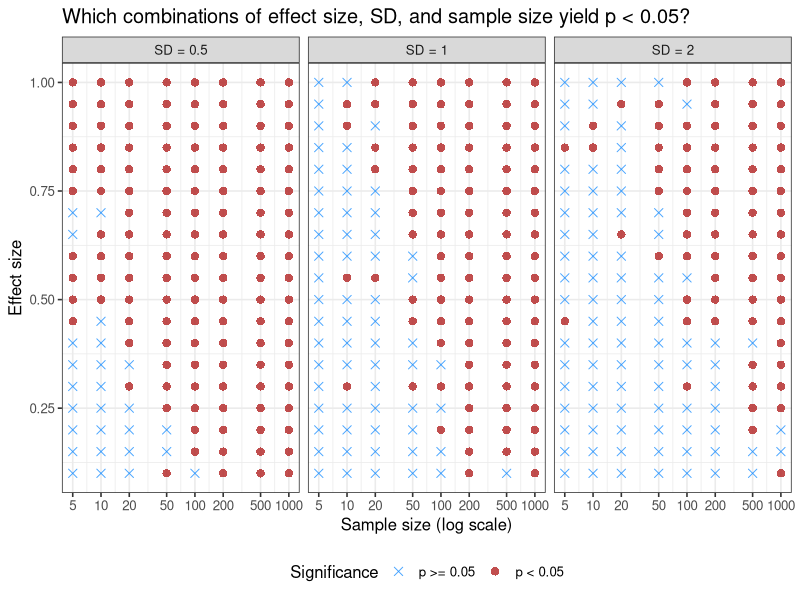
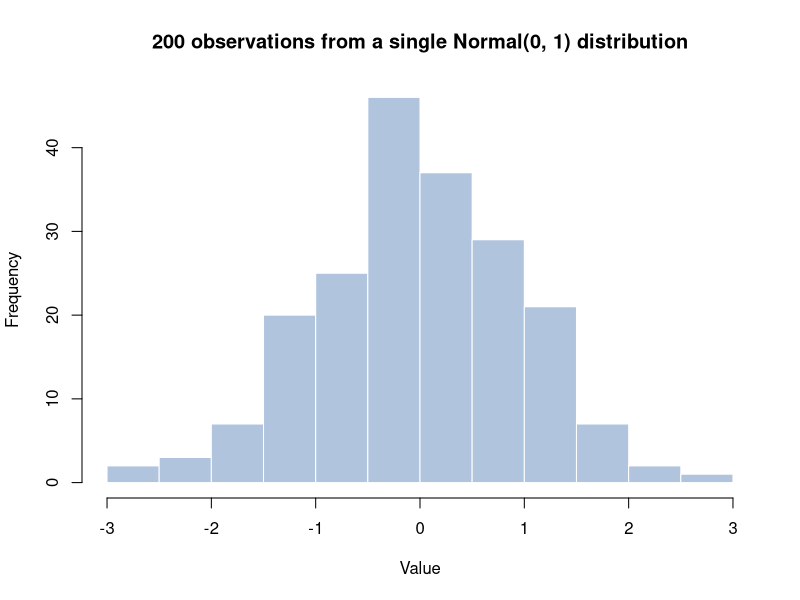
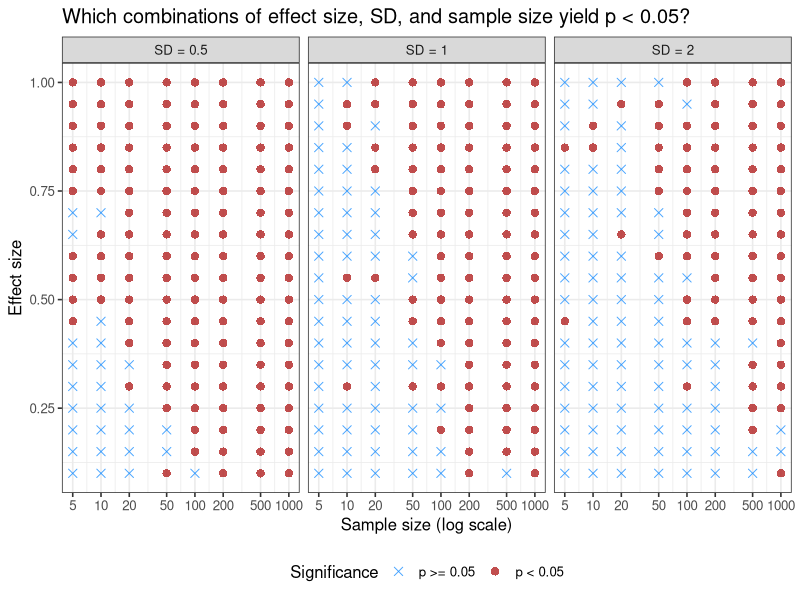

The R source for these figures, in order:
## ---- chunk 1
library(tidyverse)
## ---- chunk 2
# Nested simulation: for each combination of effect_size, std_deviation,
# and sample_size, simulate two groups and record the t-test p-value.

effect_sizes <- seq(0.1, 1, by = 0.05)
std_devs     <- c(0.5, 1, 2)
sample_sizes <- c(5, 10, 20, 50, 100, 200, 500, 1000)

n_combos     <- length(effect_sizes) * length(std_devs) * length(sample_sizes)
results_list <- vector("list", n_combos)
idx          <- 1L

for (effect_size in effect_sizes) {
  for (stddev in std_devs) {
    for (sample_size in sample_sizes) {

      group1 <- rnorm(sample_size, mean = 0,           sd = stddev)
      group2 <- rnorm(sample_size, mean = effect_size, sd = stddev)

      ttest_result <- t.test(group1, group2)

      results_list[[idx]] <- c(
        effect_size   = effect_size,
        std_deviation = stddev,
        sample_size   = sample_size,
        pvalue        = ttest_result$p.value
      )

      idx <- idx + 1L
    }
  }
}

es_sd_ss_pvalue <- as_tibble(do.call(rbind, results_list))
es_sd_ss_pvalue
## ---- chunk 3
# Add a column flagging whether p < 0.05

es_sd_ss_pvalue <- es_sd_ss_pvalue |>
  mutate(pvalue_below_thresh = pvalue < 0.05)

es_sd_ss_pvalue
## ---- chunk 4
# Three-panel plot: one panel per std_deviation value.
# x-axis: sample_size (log scale); y-axis: effect_size;
# color/shape: whether p < 0.05 (red circle) or not (blue cross).

plot_es_sd_ss_pvalue <- es_sd_ss_pvalue |>
  ggplot(aes(
    x     = sample_size,
    y     = effect_size,
    color = pvalue_below_thresh,
    shape = pvalue_below_thresh
  )) +
  geom_point(size = 2.5, alpha = 0.8) +
  scale_shape_manual(
    values = c(`FALSE` = 4, `TRUE` = 16),
    labels = c("p >= 0.05", "p < 0.05")
  ) +
  scale_color_manual(
    values = c(`FALSE` = "dodgerblue", `TRUE` = "firebrick"),
    labels = c("p >= 0.05", "p < 0.05")
  ) +
  scale_x_log10(breaks = c(5, 10, 20, 50, 100, 200, 500, 1000)) +
  facet_wrap(
    ~ std_deviation,
    nrow     = 1,
    labeller = labeller(std_deviation = \(x) paste("SD =", x))
  ) +
  labs(
    title = "Which combinations of effect size, SD, and sample size yield p < 0.05?",
    x     = "Sample size (log scale)",
    y     = "Effect size",
    color = "Significance",
    shape = "Significance"
  ) +
  theme_bw(base_size = 12) +
  theme(legend.position = "bottom")

plot_es_sd_ss_pvalue

ggsave(
  filename = "effectsize_variance_samplesize_pvalue.pdf",
  plot     = plot_es_sd_ss_pvalue,
  width    = 12,
  height   = 5
)
## ---- chunk 5
# Generate a null dataset: 200 observations from a single Normal(0, 1) distribution

set.seed(42)
data <- rnorm(200)

hist(data,
     breaks = 20,
     col    = "lightsteelblue",
     border = "white",
     xlab   = "Value",
     main   = "200 observations from a single Normal(0, 1) distribution")
## ---- chunk 6
# Initialise counters

attempts <- 0
pvalue   <- 1
## ---- chunk 7
# Keep splitting the data randomly into two groups until p < 0.05

all_indices <- seq_along(data)

while (pvalue > 0.05) {
  attempts <- attempts + 1

  case_indices    <- sample(all_indices, size = 100, replace = FALSE)
  control_indices <- setdiff(all_indices, case_indices)

  cases    <- data[case_indices]
  controls <- data[control_indices]

  pvalue <- t.test(cases, controls)$p.value
}

cat(sprintf(
  "\"Significant\" result found! p = %.4f after %d attempt(s).\n",
  pvalue, attempts
))
